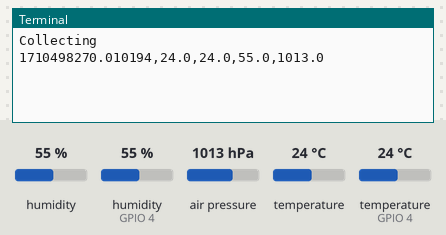
The program below on a simulated Raspberry Pi (BCM pin numbers), started with the argument 3. Shown: the last lines printed to the terminal. The inputs (shaded band) are chosen by the test bench; at power-on: humidity (sensor on GPIO 4) 55 %, air pressure 1013 hPa, temperature 24 °C, temperature (sensor on GPIO 4) 24 °C, humidity 55 %. Files the program writes start out absent; the clock reads 2024-03-15 10:24:30 at power-on unless the program sets it.

Above: at 1.2 s.
1.3 s: humidity (sensor on GPIO 4) set to 22 %
At 3.9 s:
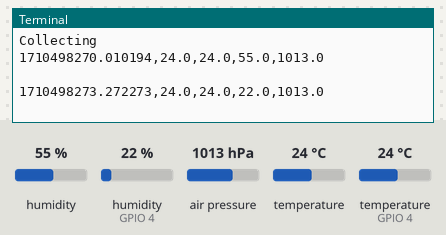
5.4 s: air pressure set to 952 hPa
At 7.5 s:
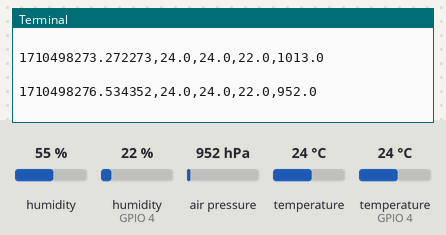
9.5 s: temperature (sensor 0) set to 12 °C
At 11.0 s:
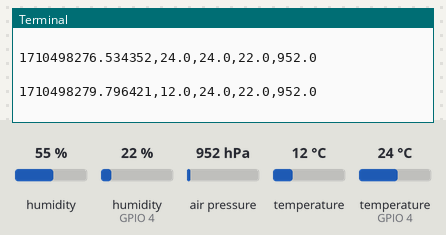
13.6 s: temperature (sensor on GPIO 4) set to 12 °C
At 17.4 s:
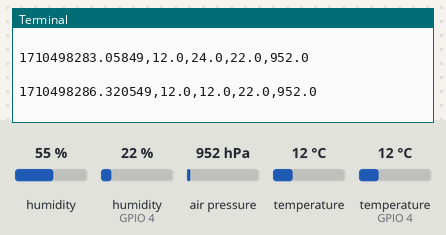
17.7 s: humidity (sensor on GPIO 4) set to 40 %
At 20.3 s:
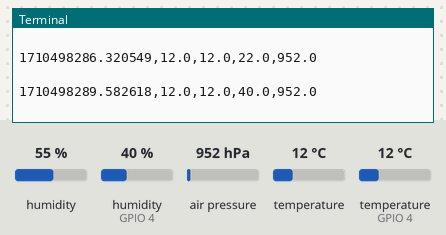
21.8 s: air pressure set to 975 hPa
At 23.8 s:
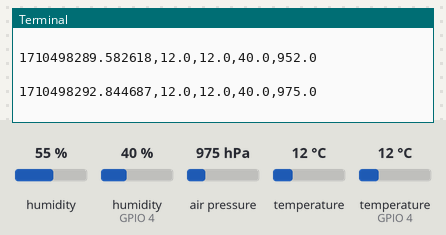
Timing chart, 0 to 25.3 s (numbered marks = the images above; inputs shaded):
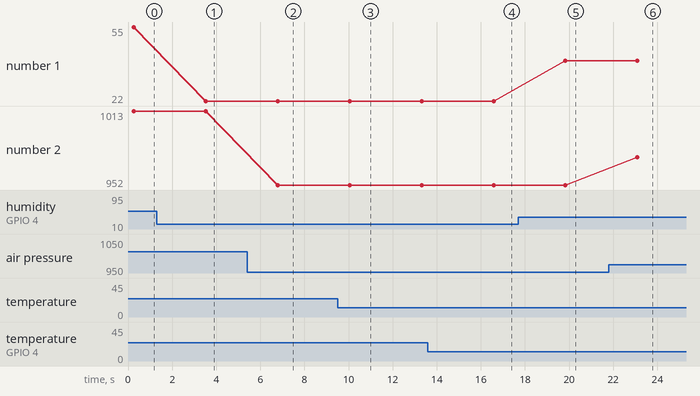

Measured:
- after the input at 1.3 s, the terminal: prints a new line after 2.2 s (image 1)
- after the input at 5.4 s, the terminal: prints a new line after 1.4 s (image 2)
- after the input at 9.5 s, the terminal: prints a new line after 0.55 s (image 3)
- after the input at 13.6 s, the terminal: prints a new line after 3.0 s (image 4)
- after the input at 17.7 s, the terminal: prints a new line after 2.1 s (image 5)
- after the input at 21.8 s, the terminal: prints a new line after 1.3 s (image 6)
- plotted number 1: 55 → 22 after the input at 1.3 s, 22 → 40 after the input at 17.7 s
- plotted number 2: 1013 → 952 after the input at 5.4 s, 952 → 975 after the input at 21.8 s

The program:

sensor.py
```python
import sys
import time

#BME280
import smbus2
import bme280

#DHT
import board
import adafruit_dht


def collect(file,fequency):
    #file I/O
    f =open(file,'w')
    f.write('time,temp_bme,temp_dht,humidity,pressure\n')
    print("Collecting")

    #BME
    port = 1
    address = 0x76
    bus = smbus2.SMBus(port)
    calibration_params = bme280.load_calibration_params(bus,address)

    #DHT
    dhtDevice = adafruit_dht.DHT22(board.D4)

    while True:
        try:
            bme_data = bme280.sample(bus,address,calibration_params)

            entry_time = time.time()
            temperature_c_bme = bme_data.temperature
            temperature_c_dht = dhtDevice.temperature
            humidity = dhtDevice.humidity
            pressure = bme_data.pressure

        except RuntimeError as error:
            # Errors happen fairly often, DHT's are hard to read, just keep going
            print(error.args[0])
            time.sleep(2.0)
            continue
        except Exception as error:
            dhtDevice.exit()
            raise error

        info = '{},{},{},{},{}\n'.format(entry_time,temperature_c_bme,temperature_c_dht,humidity,pressure)
        print(info)
        f.write(info)
        f.flush()


        time.sleep(fequency)


if __name__ == '__main__':
    #parse argument
    fequency = int(sys.argv[1])

    collect("SensorLog.csv",fequency)


    
```
